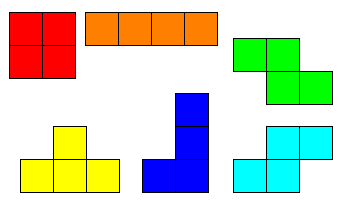
#> input picture tetris3.bmp, 356 x 209 px
$ python tetris.py --image tetris3.bmp
#> lines starting #> are read from the running program, lines starting #| are printed output that depends on the picture; after the words box and inside, x2 and y2 are one past the last pixel; in counts of white or black regions, pixels touching at a corner belong together
# import the packages
import cv2
import numpy as np
import argparse
import imutils

# argument parser construction
ap = argparse.ArgumentParser()
ap.add_argument("-i", "--image", required=True, help="Add the image path.")

args = vars(ap.parse_args())

# loading the image
image = cv2.imread(args['image'])
#> image is the input picture: shape (209, 356, 3); mean B, G, R 190.2, 211.3, 204.2
cv2.imshow("Tetris Image", image)
cv2.waitKey(0)

# convert the image to gray image
gray = cv2.cvtColor(image, cv2.COLOR_BGR2GRAY)
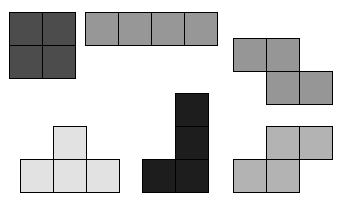
#> gray: shape (209, 356); min 0, max 255, mean 206.8
cv2.imshow("Gray Image", gray)
cv2.waitKey(0)

# edge detection using Canny method
edged = cv2.Canny(gray, 30, 150)
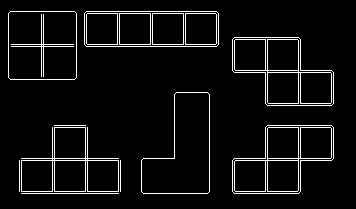
#> edged: shape (209, 356); 5.5% white in thin lines or dots, all inside (x1, y1, x2, y2) = (8, 11, 334, 194)
cv2.imshow("Canny/Edged Image", edged)
cv2.waitKey(0)

# Thresholding - Thresholding can be used to remove lighter or darker regions and contours of images.
threshold = cv2.threshold(gray, 225, 255, cv2.THRESH_BINARY_INV)[1]
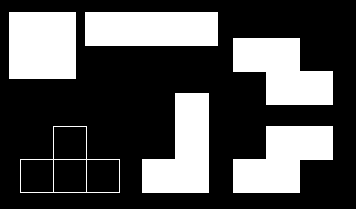
#> threshold: shape (209, 356); 30.9% white; 6 white regions
cv2.imshow("Threshold Image", threshold)
cv2.waitKey(0)

# Detecting and drawing contours
contours = cv2.findContours(threshold.copy(), cv2.RETR_EXTERNAL, cv2.CHAIN_APPROX_SIMPLE)
#> contours = 6 contours; box (x1, y1, x2, y2) and area: (233, 126, 333, 193) 4357, (20, 126, 120, 193) 4357, (233, 38, 333, 105) 4357, (142, 93, 209, 193) 4356, (85, 12, 218, 46) 4356, (9, 12, 76, 79) 4356
contours = imutils.grab_contours(contours)
output = image.copy()

# loop over contours
for cnt in contours:
    cv2.drawContours(output, [cnt], -1, (240, 0, 159), 3)
    cv2.imshow("Countour Image", output)
    cv2.waitKey(0)
#> this loop made 6 passes
#> cnt on passes 5 to 6: [[85, 12], [85, 45], [217, 45], [217, 12]], [[9, 12], [9, 78], [75, 78], [75, 12]]
#> pass 2, `cv2.imshow("Countour Image", output)`:
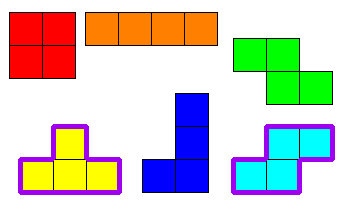
#> window 'Countour Image': shape (209, 356, 3); mean B, G, R 194, 202.5, 204.5
#> after the loop:
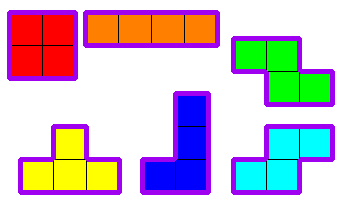
#> output: shape (209, 356, 3); 12.68% of pixels changed, all inside (x1, y1, x2, y2) = (7, 10, 335, 195)

# draw the total number of contours found in purple
text = "I found {} objects!".format(len(contours))
#> text = 'I found 6 objects!'
cv2.putText(output, text, (10, 25),  cv2.FONT_HERSHEY_SIMPLEX, 0.7, (240, 0, 159), 2)
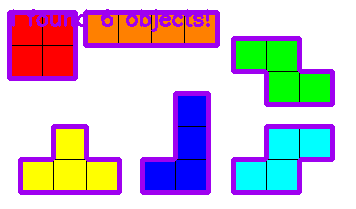
#> output: shape (209, 356, 3); 1.4% of pixels changed, all inside (x1, y1, x2, y2) = (12, 9, 210, 32)
cv2.imshow("Contours", output)
cv2.waitKey(0)

# Erosions and dilations
mask = threshold.copy()
mask = cv2.erode(mask, None, iterations=5)
#> mask: shape (209, 356); 20.2% white; 5 white regions, box (x1, y1, x2, y2) and area: (14, 17, 71, 74) 3249, (90, 17, 213, 41) 2952, (238, 43, 328, 100) 2952, (147, 98, 204, 188) 2952, (238, 131, 328, 188) 2952
cv2.imshow("Eroded", mask)
cv2.waitKey(0)

mask = cv2.dilate(mask, None, iterations=5)
#> mask: shape (209, 356); 30.3% white; 5 white regions, box (x1, y1, x2, y2) and area: (85, 12, 218, 46) 4522, (233, 38, 333, 105) 4522, (142, 93, 209, 193) 4522, (233, 126, 333, 193) 4522, (9, 12, 76, 79) 4489
cv2.imshow("Dilated", mask)
cv2.waitKey(0)

# Masking and bitwise operations
output = cv2.bitwise_and(image, image, mask=mask)
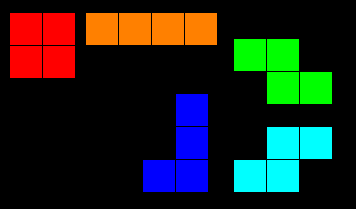
#> output: shape (209, 356, 3); mean B, G, R 28.1, 35.1, 28.1
cv2.imshow("Output", output)
cv2.waitKey(0)
